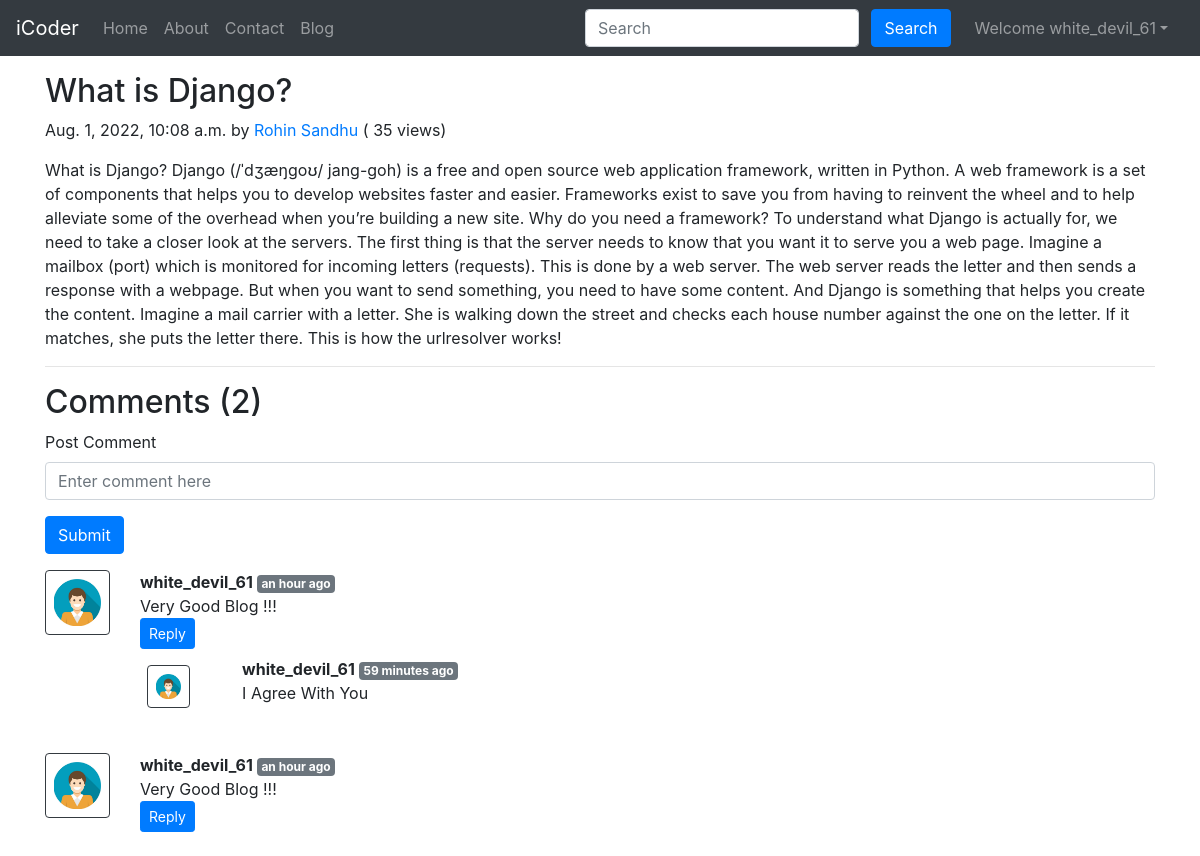
Screenshot of /blog/django (signed in) with the database file from the repository.
### blog/models.py (models this page shows, shortened)
class Post(models.Model):
    sno=models.AutoField(primary_key=True)
    title=models.CharField(max_length=255)
    author=models.CharField(max_length=14)
    slug1=models.CharField(max_length=130)
    views= models.IntegerField(default=0)
    timeStamp=models.DateTimeField(blank=True)
    content=models.TextField()

class BlogComment(models.Model):
    sno= models.AutoField(primary_key=True)
    comment=models.TextField()
    user=models.ForeignKey(User, on_delete=models.CASCADE)
    post=models.ForeignKey(Post, on_delete=models.CASCADE)
    parent=models.ForeignKey('self',on_delete=models.CASCADE, null=True )
    timestamp=models.DateTimeField(default=now)

### blog/views.py (the view)
# urls.py: path('<str:slug>', views.blogPost, name="blogPost"),
def blogPost(request, slug):
    post=Post.objects.filter(slug1=slug).first()
    post.views= post.views +1
    post.save()
    comments= BlogComment.objects.filter(post=post, parent=None)
    replies= BlogComment.objects.filter(post=post).exclude(parent=None)
    replyDict={}
    for reply in replies:
        if reply.parent.sno not in replyDict.keys():
            replyDict[reply.parent.sno]=[reply]
        else:
            replyDict[reply.parent.sno].append(reply)
    context={'post':post, 'comments': comments, 'user': request.user, 'replyDict': replyDict}
    return render(request, "blog/blogPost.html", context)

### blog/templatetags/extras.py (called while the page is built)
@register.filter(name='get_val')
def get_val(dict, key):
    return dict.get(key)

### templates/blog/blogpost.html (shortened to what this page needs)
{% extends 'base.html' %}
{% block body %}
{% load humanize %}
{% load extras %}
<div class="container my-3">
    <h2 class="blog-post-title">{{post.title}}</h2>
    <p class="blog-post-meta">{{post.timeStamp}} by <a href="/about">{{post.author}}</a> (<span > {{post.views}} views</span>)</p>
    <p>{{post.content|safe}}</p>
    <hr>
</div>
<div class="container">
    <h2> Comments ({{comments.count}}) </h2>
    <div class="my-2">
        {% if user.is_authenticated %}
        <form action="/blog/postComment" method="post">
            <div class="form-group">
                <label for="exampleInputEmail1">Post Comment </label>
                <input type="text" class="form-control" name="comment" placeholder="Enter comment here">
            </div>
            <button type="submit" class="btn btn-primary">Submit</button>
        </form>
        {% else %}
        Please login to post a comment
        {% endif %}
    </div>
    {% for comment in comments %}
    <div class="row my-3">
        <div class="col-md-1  ">
            <img class="rounded mx-auto d-block w-100 border border-dark p-2" src="/static/img/user.png" alt="user">
        </div>
        <div class="col-md-11 ">
            <b> {{comment.user.username}} </b> <span class="badge badge-secondary ">{{comment.timestamp| naturaltime}}</span>
            <div>{{comment.comment}}</div>
            <div class="reply mx-0">
                {% if user.is_authenticated %}
                <button class="btn btn-sm btn-primary" type="button" data-toggle="collapse" data-target="#replyBox{{comment.sno}}" aria-expanded="false" aria-controls="replyBox{{comment.sno}}">
                    Reply
                </button>
                {% else %}
                <button class="btn btn-sm btn-primary" type="button" data-toggle="collapse" data-target="#replyBox{{comment.sno}}" aria-expanded="false" aria-controls="replyBox{{comment.sno}}">
                    Login to reply
                </button>
                {% endif %}
                <div class="replies my-2 ">
                    {% for reply in replyDict|get_val:comment.sno %}
                    <div class="row my-2">
                        <div class="col-md-1 ">
                            <img class="rounded mx-auto d-block w-75 my-2 border border-dark p-2" src="/static/img/user.png" alt="user">
                        </div>
                        <div class="col-md-11">
                            <div class="col-md-11 ">
                                <b> {{reply.user.username}} </b> <span class="badge badge-secondary ">{{reply.timestamp| naturaltime}}</span>
                                <div>{{reply.comment}}</div>
                            </div>
                            <br>
                        </div>
                    </div>
                    {% endfor %}
                </div>
            </div>
        </div>
    </div>
    {% endfor %}
</div>
{% endblock %}

### templates/base.html (shortened to what this page needs)
<!doctype html>
<html lang="en">
  <head>
    <link rel="stylesheet" href="https://stackpath.bootstrapcdn.com/bootstrap/4.5.2/css/bootstrap.min.css">
  </head>
  <body>
    <nav class="navbar navbar-expand-lg navbar-dark bg-dark">
        <a class="navbar-brand" href="/">iCoder</a>
        <div class="collapse navbar-collapse" id="navbarSupportedContent">
          <ul class="navbar-nav mr-auto">
            <li class="nav-item {% block homeactive %}  {% endblock homeactive %}">
              <a class="nav-link" href="/">Home <span class="sr-only">(current)</span></a>
            </li>
            <li class="nav-item {% block aboutactive %}  {% endblock aboutactive %}" >
              <a class="nav-link" href="/about">About</a>
            </li>
            <li class="nav-item {% block contactactive %}  {% endblock contactactive %} ">
              <a class="nav-link" href="/contact">Contact</a>
            </li>
            <li class="nav-item {% block blogactive %}  {% endblock blogactive %} ">
              <a class="nav-link" href="/blog">Blog</a>
            </li>
          </ul>
          <div class="ml-auto form-inline ">
          <form method="get" action="/search"class="my-2 my-lg-0 mx-3">
            <input class="form-control mr-sm-2" type="search" placeholder="Search" aria-label="Search" name="query" id="query">
            <button class="btn btn-primary my-2 my-sm-0 " type="submit">Search</button>
          </form>
{% if user.is_authenticated %}
<ul class="navbar-nav mr-2">
<li class="nav-item dropdown">
<a class="nav-link dropdown-toggle" href='#' id="navbarDropdown" role="button" data-toggle="dropdown"> Welcome {{request.user}}</a>
      </li>
      </ul>
      </div>
{% endif %}
        </div>
      </nav>
      {% block body %}  {% endblock body %}
  </body>
</html>

### rows the page displays
Post: title "What is Django?", timeStamp "Aug. 1, 2022, 10:08 a.m.", author "Rohin Sandhu", views "35", content "What is Django? Django (/ˈdʒæŋɡoʊ/ jang-goh) is a free and open source web application framework, written in Python. A web framework is a set of components that helps you to develop websites faster and easier. Frameworks exist to save you from having to reinvent the wheel and to help alleviate some of the overhead when you’re building a new site. Why do you need a framework? To understand what Django is actually for, we need to take a closer look at the servers. The first thing is that the server needs to know that you want it to serve you a web page. Imagine a mailbox (port) which is monitored for incoming letters (requests). This is done by a web server. The web server reads the letter…"
BlogComment: user.username "white_devil_61", timestamp "an hour ago", comment "Very Good Blog !!!"
BlogComment: user.username "white_devil_61", timestamp "59 minutes ago", comment "I Agree With You"
BlogComment: user.username "white_devil_61", timestamp "an hour ago", comment "Very Good Blog !!!"

### other values shown
{{ request.user }} "white_devil_61"
{{ comments.count }} "2"
